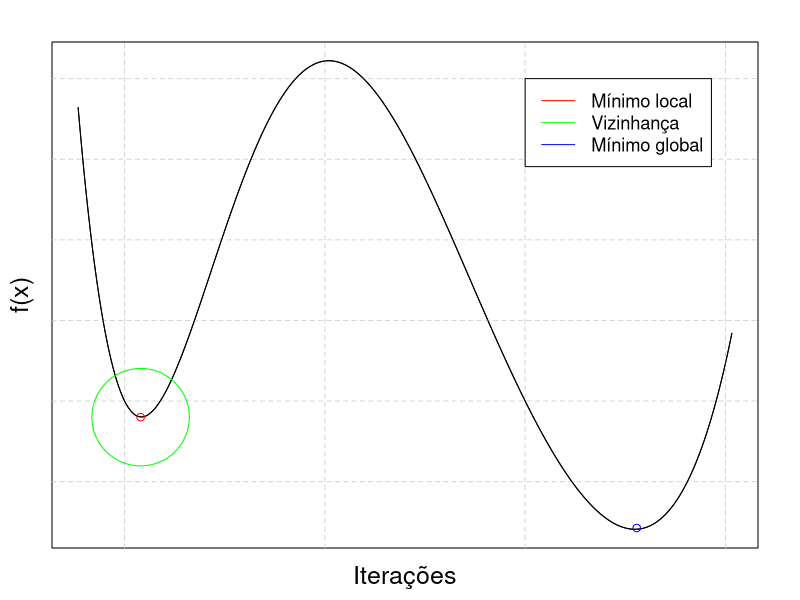

The R script that drew this image:
library(tidyverse)
library(polynom)

# plot(-4:4, -4:4, type = "n")# setting up coord. system
par(mgp=c(1, 1, 0), mar=c(2.5, 2.5, 2, 2) + 0.1)
polynomial(c(1, -1, 1, 2, -1, 2, 3)) %>%
  plot(
    # main="Espaço de busca explorado",
    xlab="Iterações", ylab="f(x)",
    xaxt='n', yaxt='n',
    xlim=c(-1.1, .5),
    cex.lab=1.5, cex.axis=1.5, cex.main=1.5, cex.sub=1.5
  )
minimoLocal = c(-.960, .98)
points(c(minimoLocal[1]), c(minimoLocal[2]), col = "red")
points(c(minimoLocal[1]), c(minimoLocal[2]), col = "green", cex=13)
points(c(.2785), c(.8425), col = "blue")
legend(0, 1.4, 
  legend=c("Mínimo local", "Vizinhança", "Mínimo global"),
  col=c("red", "green", "blue"),
  lty=1:1, cex=1.1
)